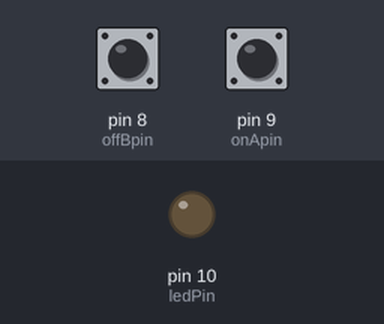
A sketch run on a simulated Arduino Uno, built with avr-gcc and run on an emulated ATmega328P. Parts: output pins drawn as LEDs (lit = HIGH). Inputs (shaded band) come from the test bench; at power-on: pin 9 (onApin) HIGH, pin 8 (offBpin) HIGH.

Above: at 1.2 s.
1.3 s: pin 9 (onApin) pulled LOW for 0.15 s
At 2.1 s:
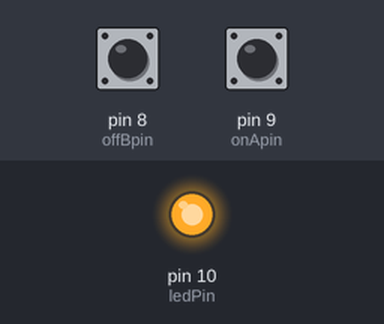
2.9 s: pin 8 (offBpin) pulled LOW for 0.15 s
At 3.3 s:
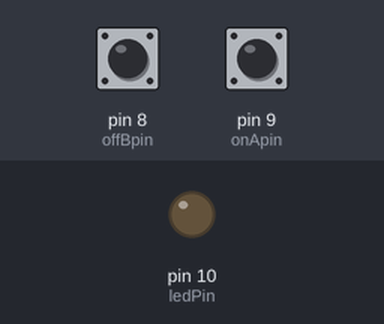
4.5 s: pin 9 (onApin) pulled LOW for 1 s
At 5.7 s:
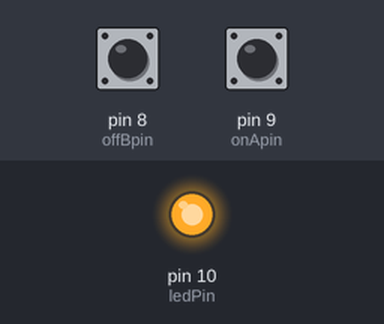
7.0 s: pin 8 (offBpin) driven LOW and pin 9 (onApin) driven LOW
At 7.9 s:
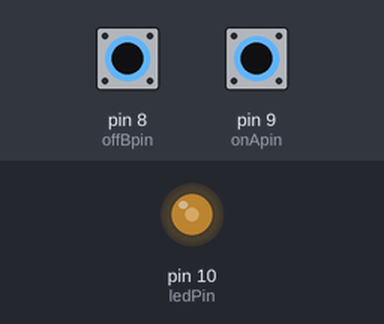
8.5 s: pin 8 (offBpin) driven HIGH
At 9.8 s:
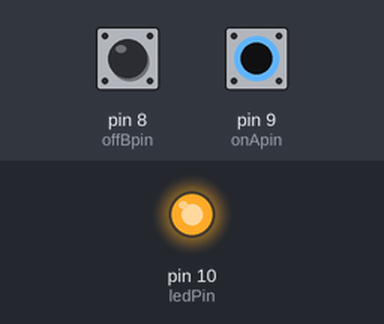
Timing chart, 0 to 11.0 s (numbered marks = the images above; inputs shaded):
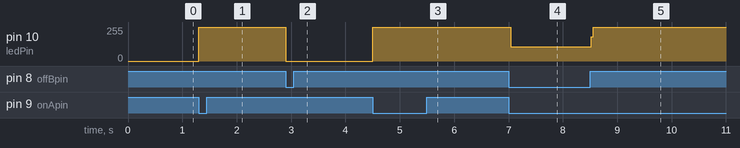

Measured:
- after the input at 1.3 s, pin 10 (ledPin): 0/255 → 255/255 at once
- after the input at 2.9 s, pin 10 (ledPin): 255/255 → 0/255 at once
- after the input at 4.5 s, pin 10 (ledPin): 0/255 → 255/255 at once
- after the input at 7.0 s, pin 10 (ledPin): 255/255 → 108/255 at once
- after the input at 8.5 s, pin 10 (ledPin): 108/255 → 255/255 at once

The sketch:

Control_Led_con_Pulsador.ino
```cpp
/* Derechos de autor © UNIT Electronics
  Fecha de revisión: 01/07/24
*/
/********************************
Control del encendido y apagado de un led por medio de push button
 ********************************/


int ledPin = 10;          //Pin 10 para el Led
int onApin = 9;           //Pin 9 para el push button que nos ayudará a encender el Led
int offBpin = 8;          //Pin 8 para el push button que nos ayudará a apagar el Led
byte leds = 0;           /*Se declara una variable leds para controlar en estado, actual del led (on/off)
                          Tipo byte (números que representan 8 bits)*/

void setup()
{
  pinMode(ledPin, OUTPUT); //Declaración del pin de salida a ledPin
  /*Declaración de los push button en modo PULL UP ()*/
  pinMode(onApin, INPUT_PULLUP);
  pinMode(offBpin, INPUT_PULLUP);
}

void loop()
{
/*Realizaremos lectura onApin / offBpin y realizando acciones dependiendo el estado en que se encuentre*/

if (digitalRead(onApin) == LOW)
{
  digitalWrite(ledPin, HIGH);     //El led se encenderá
}
if (digitalRead(offBpin) == LOW)  //Si se presiona el botón del pin 8
{
  digitalWrite(ledPin, LOW);      //El led se apagará
}
}
```
